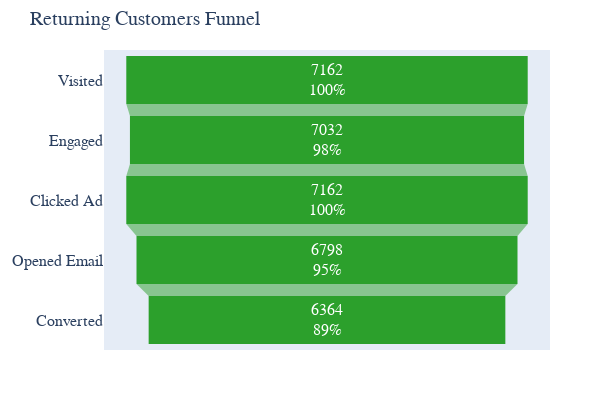

The notebook cell saved with this chart:
### Code cell
# Sometimes the SQL returns columns in lowercase or underscores, so map manually:
stages = ['Visited', 'Engaged', 'Clicked Ad', 'Opened Email', 'Converted']
counts = [
    df4['visited'][0],
    df4['engaged_visitors'][0],
    df4['clicked_ad'][0],
    df4['opened_email'][0],
    df4['converted'][0]
]

fig = go.Figure(go.Funnel(y=stages, x=counts, textinfo="value+percent initial", marker=dict(color="#2ca02c"),
    textfont={"size": 16}  # Font size of text inside bars
))

fig.update_layout(title="Returning Customers Funnel", width=600, height=400, font=dict(size=16, family="Arial"),
    margin=dict(t=80, l=50, r=50, b=50))

fig.update_layout(title_font_size=20, xaxis_title_font_size=16, yaxis_title_font_size=16,
    margin=dict(t=50, b=50, l=50, r=50))
#fig.write_image("Returning_Customers_Funnel.png", scale = 3) 
pio.show(fig, filename='Returning_Customers_Funnel.html')

### Figure 1 — Plotly figure (JSON) as saved in the notebook; plotly's stock layout.template omitted (floating-point values rounded to 4 significant figures)
{"data": [{"marker": {"color": "#2ca02c"}, "textfont": {"size": 16}, "textinfo": "value+percent initial", "type": "funnel", "x": [7162, 7032, 7162, 6798, 6364], "y": ["Visited", "Engaged", "Clicked Ad", "Opened Email", "Converted"]}], "layout": {"font": {"family": "Arial", "size": 16}, "height": 400, "margin": {"b": 50, "l": 50, "r": 50, "t": 50}, "title": {"font": {"size": 20}, "text": "Returning Customers Funnel"}, "width": 600, "xaxis": {"autorange": true, "range": [-3979.0, 3979.0], "title": {"font": {"size": 16}}, "type": "linear"}, "yaxis": {"autorange": true, "range": [4.5, -0.5], "title": {"font": {"size": 16}}, "type": "category"}}}
